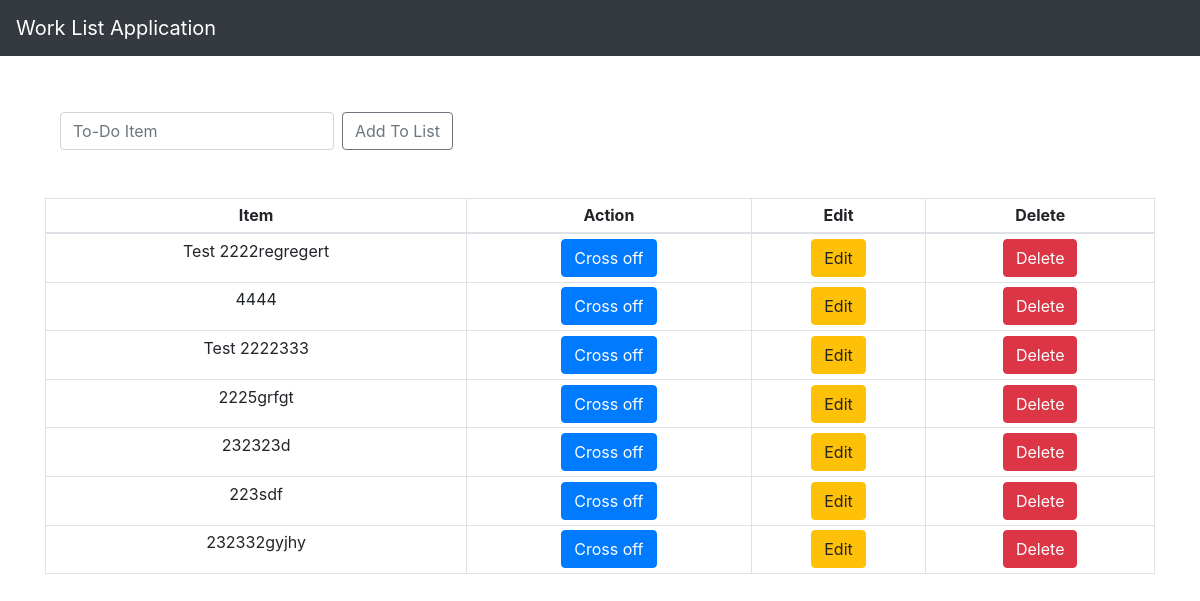
Before: / with the older database file.
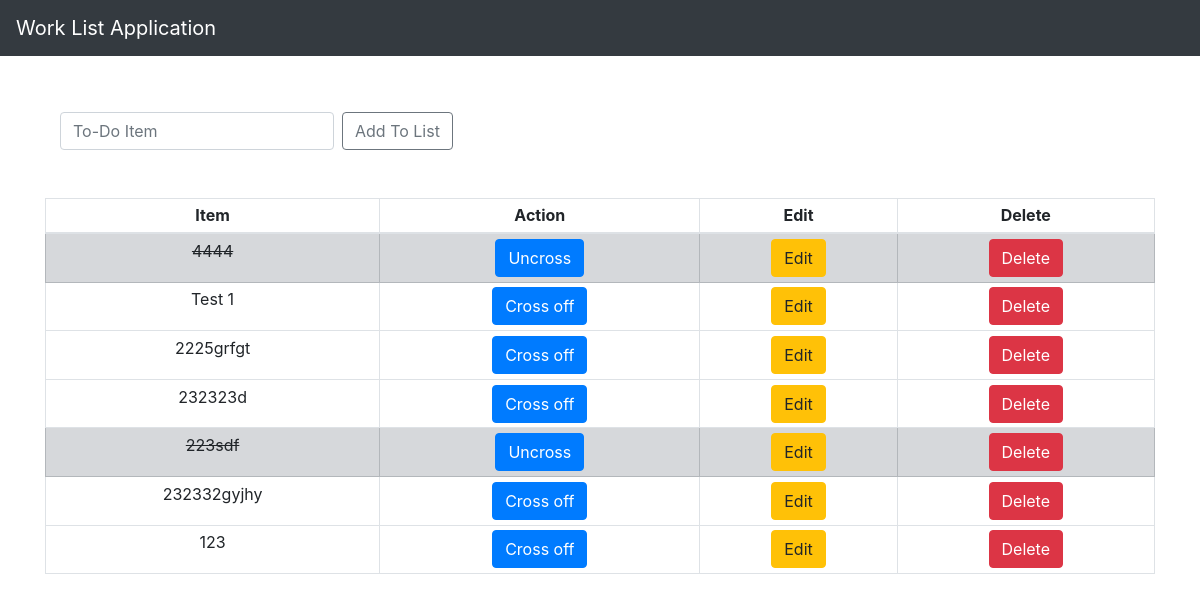
After: the same page with the newer database file.
### worklist_app/models.py (models this page shows, shortened)
class List(models.Model):
    item = models.CharField(max_length=200)
    completed = models.BooleanField(default=False)

### worklist_app/views.py (the view)
# urls.py: path('', views.home, name='home'),
def home(request):
    if request.method == "POST":
        form = ListForm(request.POST or None)
        if form.is_valid():
            form.save()
            messages.success(request, ('The item has been added to list successfully!'))
            all_items = List.objects.all
            return render(request, 'home.html', {'all_items': all_items})
    else:
        all_items = List.objects.all
        return render(request, 'home.html', {'all_items': all_items})

### worklist_app/templates/home.html (shortened to what this page needs)
{% extends 'base.html' %}
{% block content %}
    <div class="content">
        <div class="container">
            <form class="form-inline my-2 my-lg-0" method="POST" action="{% url 'add' %}">
              <input class="form-control mr-sm-2" type="search" placeholder="To-Do Item" aria-label="Search" name="item">
              <button class="btn btn-outline-secondary my-2 my-sm-0" type="submit">Add To List</button>
            </form>
        </div><br>
        <br>
        {% if all_items %}
        <div class="table-responsive">
            <table class="table table-sm table-bordered">
                <thead>
                    <tr>
                    <th class="text-center" scope="col">Item</th>
                    <th class="text-center" scope="col">Action</th>
                    <th class="text-center" scope="col">Edit</th>
                    <th class="text-center" scope="col">Delete</th>
                    </tr>
                </thead>
                <tbody>
                {% for thing in all_items %}
                    {% if thing.completed %}
                        <tr class="table-secondary">
                            <td class="striker text-center">{{ thing.item }}</td>
                            <td class="text-center"><a class="btn btn-primary" href="{% url 'uncross' thing.id %}">Uncross</a></td>
                            <td class="text-center"><a class="btn btn-warning" href="{% url 'edit' thing.id %}">Edit</a></td>
                            <td class="text-center"><a class="btn btn-danger" href="{% url 'delete' thing.id %}">Delete</a></td>
                        </tr>
                    {% else %}
                    <tr>
                            <td class="text-center">{{ thing.item }}</td>
                            <td class="text-center"><a class="btn btn-primary" href="{% url 'cross_off' thing.id %}">Cross off</a></td>
                            <td class="text-center"><a class="btn btn-warning" href="{% url 'edit' thing.id %}">Edit</a></td>
                            <td class="text-center"><a class="btn btn-danger" href="{% url 'delete' thing.id %}">Delete</a></td>
                        </tr>
                    {% endif %}
                {% endfor %}
                </tbody>
            </table>
        </div>
        {% endif %}
    </div>
{% endblock content %}

### worklist_app/templates/base.html (shortened to what this page needs)
{% load static %}
<!doctype html>
<html lang="en">
  <head>
    <link rel="stylesheet" href="{% static 'css/style.css' %}" />
    <link rel="stylesheet" href="https://cdn.jsdelivr.net/npm/bootstrap@4.6.0/dist/css/bootstrap.min.css">
  </head>
  <body>
    <nav class="navbar navbar-expand-lg navbar-dark bg-dark">
        <a class="navbar-brand" href="{% url 'home' %}">Work List Application</a>
    </nav>
    <div class="container">
      {% block content %}
      {% endblock content %}
    </div>
  </body>
</html>

### static/css/style.css (style rules this page uses)
.content { margin-top: 5%; }
.striker { text-decoration: line-through; }

Changed rows visible on the page:
removed List: item "Test 2222regregert"
changed List (number 1 of 7 on the later page): completed "Cross off" → "Uncross"
changed List: item "Test 2222333" → "Test 1"
changed List "223sdf": completed "Cross off" → "Uncross"
added List: item "123"
